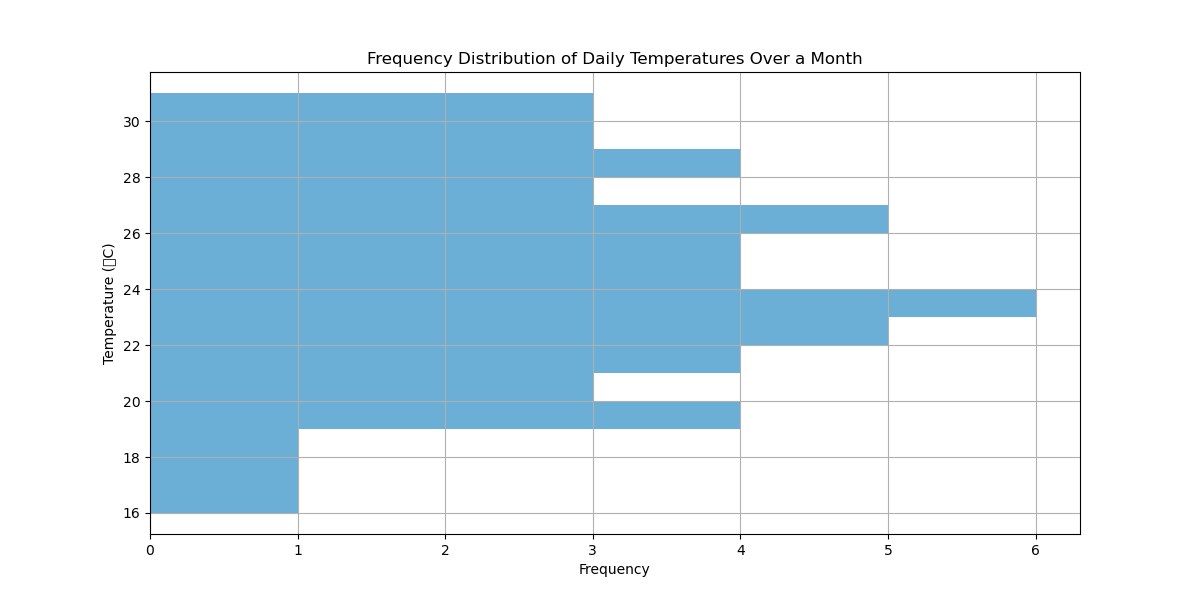

Here is the Python script that generated this plot:

import matplotlib.pyplot as plt

# Data points
temperatures = [
    22, 23, 22, 21, 20, 19, 24, 25, 23, 26, 28, 30, 27, 26, 29, 21, 22, 20, 19, 18,
    17, 16, 23, 24, 21, 19, 25, 26, 28, 29, 23, 22, 24, 25, 26, 21, 20, 19, 23, 25,
    27, 28, 30, 31, 29, 28, 27, 26, 24, 23, 22
]

# Modify the color scheme using specific color codes for better clarity or visual appeal.
colors = '#6baed6'

# Change width of histograms reasonably (not too narrow or wide)
bin_width = 1

# Change width and height of the chart reasonably
plt.figure(figsize=(12, 6))

# Change the direction of chart (vertical to horizontal)
plt.hist(temperatures, bins=range(int(min(temperatures)), int(max(temperatures)) + bin_width, bin_width), color=colors, orientation='horizontal')

# Change the band width/height for histograms (bin width has been set to 1 above)
plt.xlabel('Frequency')
plt.ylabel('Temperature (°C)')

# Change the topic, headline, and data type (which fit the topic) of the chart
plt.title('Frequency Distribution of Daily Temperatures Over a Month')
plt.grid(True)

plt.show()
